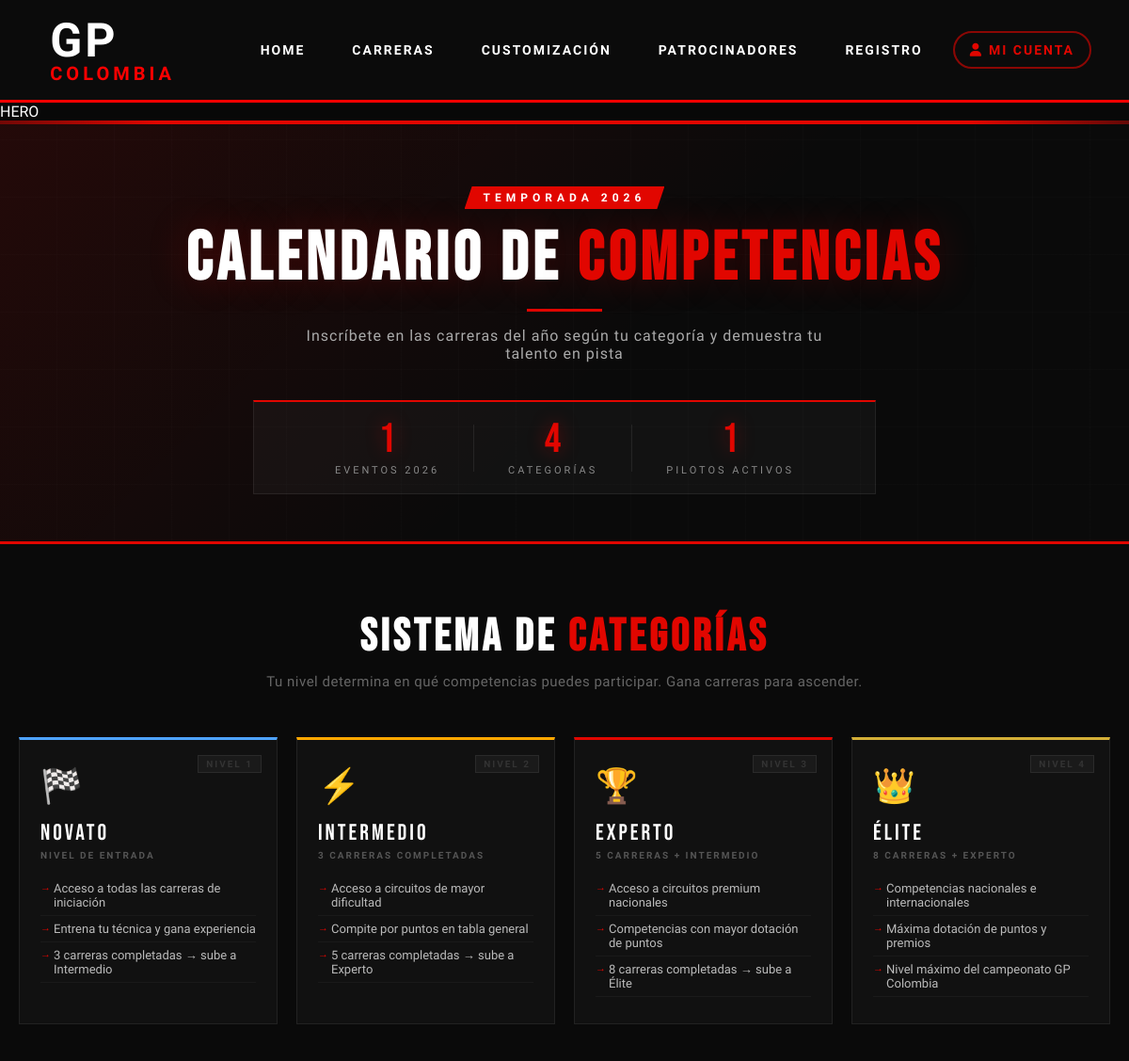
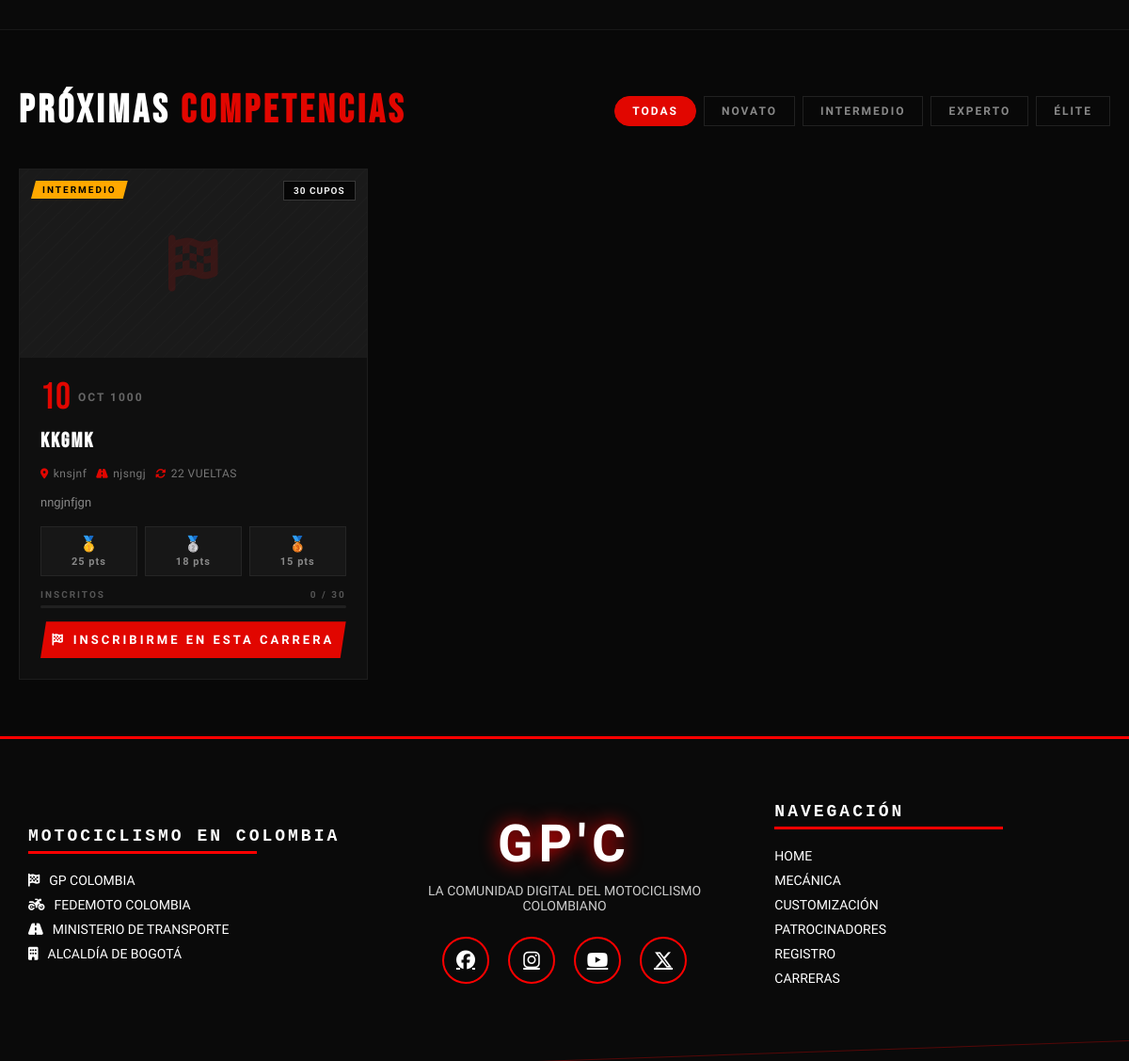
Page /carreras on the earlier database version (2 pictures, top to bottom).
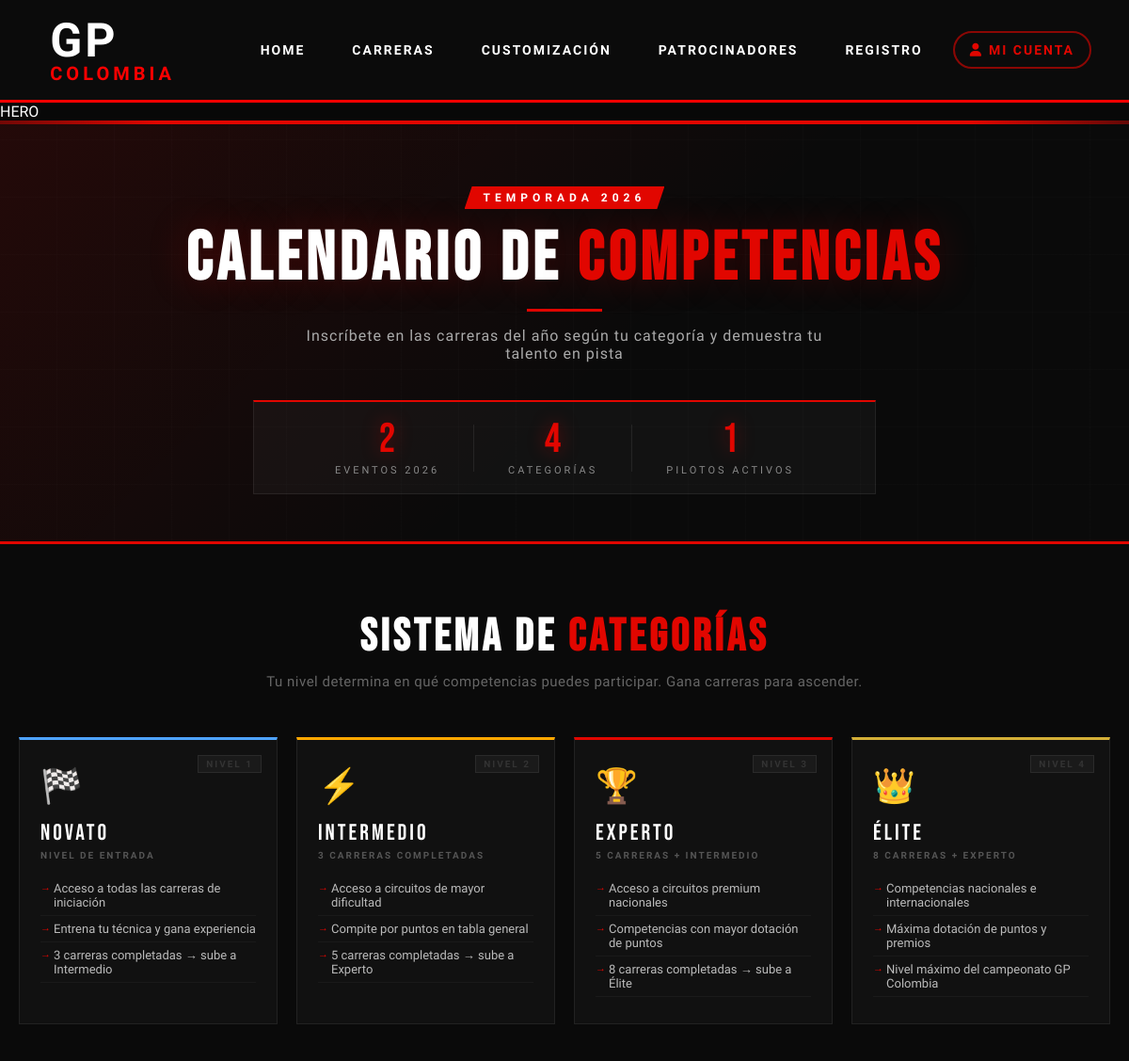
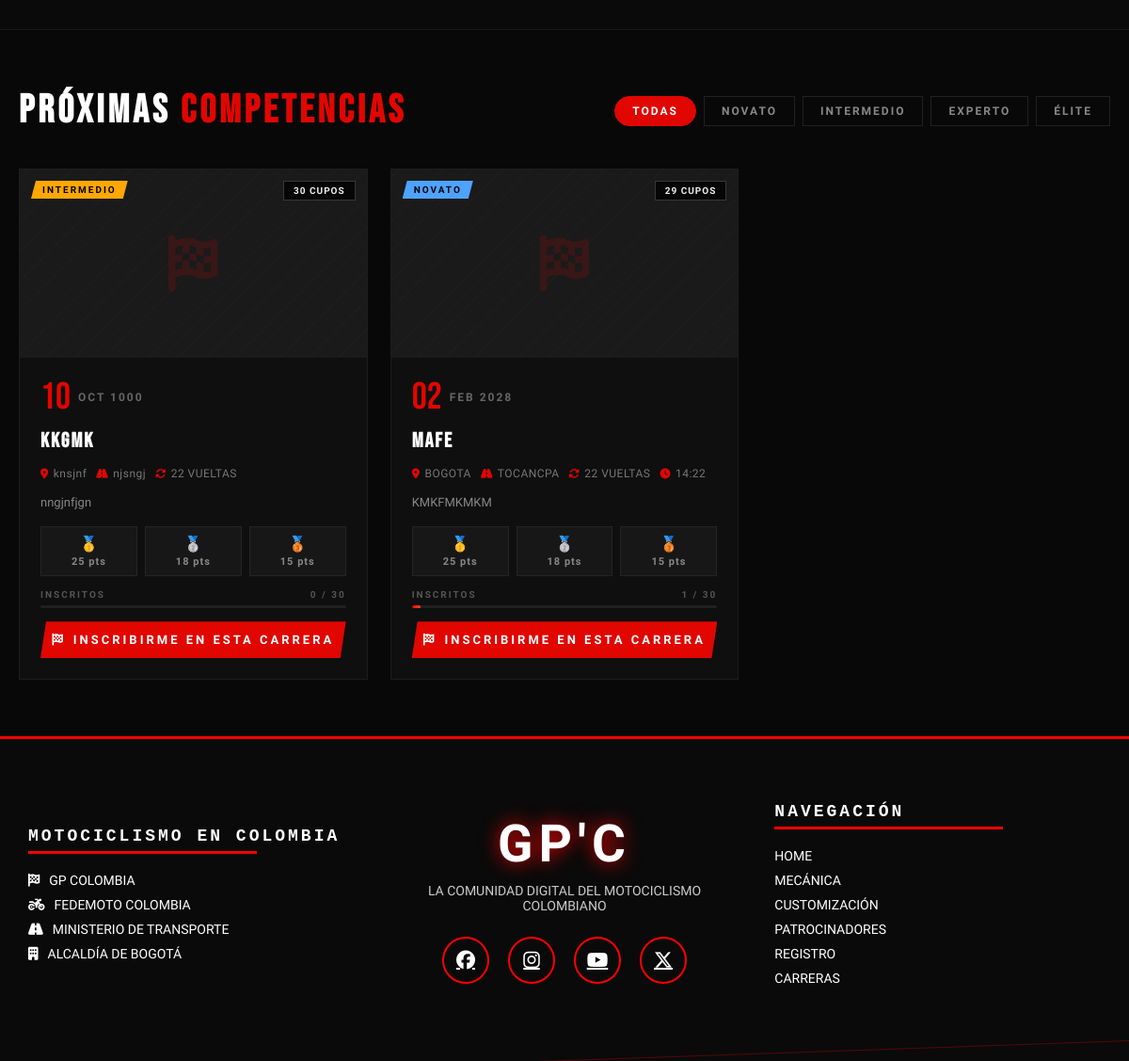
Same page on the later database version (2 pictures, top to bottom).
### models.py (models this page shows)
class Carrera(SQLModel, table=True):
    __tablename__ = "carreras"
    id: Optional[int] = Field(default=None, primary_key=True)
    nombre: str
    descripcion: str
    ubicacion: str
    fecha: date
    hora: Optional[str] = None                    # HH:MM en formato 24h
    categoria_minima: str = Field(default="novato")
    cupos_totales: int = Field(default=30)
    inscritos: int = Field(default=0)
    activa: bool = Field(default=True)
    imagen_url: Optional[str] = None
    circuito: Optional[str] = None
    longitud_pista_km: Optional[float] = None
    vueltas: Optional[int] = None
    puntos_primer_lugar: int = Field(default=25)
    puntos_segundo_lugar: int = Field(default=18)
    puntos_tercer_lugar: int = Field(default=15)
    creado_en: datetime = Field(default_factory=datetime.utcnow)

### main.py (the view)
@app.get("/carreras", response_class=HTMLResponse)
def show_carreras_publico(request: Request, session: Session = Depends(get_session)):
    try:
        carreras = session.exec(
            select(Carrera).where(Carrera.activa == True).order_by(Carrera.fecha.asc())
        ).all()
        total_inscritos = session.exec(select(Competidor)).all()
        access_token = request.cookies.get("access_token")
        usuario_autenticado = False
        if access_token:
            try:
                from auth import decode_token
                payload = decode_token(access_token)
                if payload.get("role") == "user":
                    usuario_autenticado = True
            except Exception as e:
                print("ERROR TOKEN:", e)
        return templates.TemplateResponse("carreras_publico.html", {
            "request": request,
            "carreras": carreras,
            "total_inscritos": len(total_inscritos),
            "usuario_autenticado": usuario_autenticado,
        })
    except Exception as e:
        print("ERROR GENERAL:", e)
        return templates.TemplateResponse("carreras_publico.html", {
            "request": request,
            "mensaje": str(e)
        })

### templates/carreras_publico.html (shortened to what this page needs)
<!DOCTYPE html>
<html lang="es">
<head>
    <link rel="stylesheet" href="https://cdnjs.cloudflare.com/ajax/libs/font-awesome/6.5.0/css/all.min.css">
    <link rel="stylesheet" href="/static/css/carreras_publico_styles.css">
</head>
{% include 'header.html' %}
<body>
         HERO
    <section class="hero-carreras-pub">
        <div class="hero-pub-content">
            <div class="hero-pub-badge">TEMPORADA 2026</div>
            <h1 class="hero-pub-titulo">
                CALENDARIO DE <span class="rojo">COMPETENCIAS</span>
            </h1>
            <div class="linea-hero-pub"></div>
            <p class="hero-pub-subtitulo">
                Inscríbete en las carreras del año según tu categoría y demuestra tu talento en pista
            </p>
        </div>
        <div class="hero-pub-stats">
            <div class="pub-stat">
                <span class="pub-stat-num">{{ carreras | length }}</span>
                <span class="pub-stat-lbl">EVENTOS 2026</span>
            </div>
            <div class="pub-stat">
                <span class="pub-stat-num">4</span>
                <span class="pub-stat-lbl">CATEGORÍAS</span>
            </div>
            <div class="pub-stat">
                <span class="pub-stat-num">{{ total_inscritos }}</span>
                <span class="pub-stat-lbl">PILOTOS ACTIVOS</span>
            </div>
        </div>
    </section>
    <section class="seccion-categorias">
        <div class="contenedor-categorias">
            <h2 class="titulo-seccion-cat">SISTEMA DE <span class="rojo">CATEGORÍAS</span></h2>
            <p class="subtitulo-cat">Tu nivel determina en qué competencias puedes participar. Gana carreras para ascender.</p>
            <div class="grid-categorias">
                <div class="card-categoria card-novato">
                    <div class="cat-icono">🏁</div>
                    <div class="cat-nombre">NOVATO</div>
                    <div class="cat-req">NIVEL DE ENTRADA</div>
                    <ul class="cat-lista">
                        <li>Acceso a todas las carreras de iniciación</li>
                        <li>Entrena tu técnica y gana experiencia</li>
                        <li>3 carreras completadas → sube a Intermedio</li>
                    </ul>
                    <div class="cat-badge-nivel">NIVEL 1</div>
                </div>
                <div class="card-categoria card-intermedio">
                    <div class="cat-icono">⚡</div>
                    <div class="cat-nombre">INTERMEDIO</div>
                    <div class="cat-req">3 CARRERAS COMPLETADAS</div>
                    <ul class="cat-lista">
                        <li>Acceso a circuitos de mayor dificultad</li>
                        <li>Compite por puntos en tabla general</li>
                        <li>5 carreras completadas → sube a Experto</li>
                    </ul>
                    <div class="cat-badge-nivel">NIVEL 2</div>
                </div>
                <div class="card-categoria card-experto">
                    <div class="cat-icono">🏆</div>
                    <div class="cat-nombre">EXPERTO</div>
                    <div class="cat-req">5 CARRERAS + INTERMEDIO</div>
                    <ul class="cat-lista">
                        <li>Acceso a circuitos premium nacionales</li>
                        <li>Competencias con mayor dotación de puntos</li>
                        <li>8 carreras completadas → sube a Élite</li>
                    </ul>
                    <div class="cat-badge-nivel">NIVEL 3</div>
                </div>
                <div class="card-categoria card-elite">
                    <div class="cat-icono">👑</div>
                    <div class="cat-nombre">ÉLITE</div>
                    <div class="cat-req">8 CARRERAS + EXPERTO</div>
                    <ul class="cat-lista">
                        <li>Competencias nacionales e internacionales</li>
                        <li>Máxima dotación de puntos y premios</li>
                        <li>Nivel máximo del campeonato GP Colombia</li>
                    </ul>
                    <div class="cat-badge-nivel">NIVEL 4</div>
                </div>
            </div>
        </div>
    </section>
    <section class="seccion-eventos">
        <div class="contenedor-eventos">
            <div class="barra-filtros-pub">
                <h2 class="titulo-eventos">PRÓXIMAS <span class="rojo">COMPETENCIAS</span></h2>
                <div class="filtros-pub-wrap">
                    <button class="btn-filtro-pub activo" onclick="filtrarEventos('todos', this)">TODAS</button>
                    <button class="btn-filtro-pub" onclick="filtrarEventos('novato', this)">NOVATO</button>
                    <button class="btn-filtro-pub" onclick="filtrarEventos('intermedio', this)">INTERMEDIO</button>
                    <button class="btn-filtro-pub" onclick="filtrarEventos('experto', this)">EXPERTO</button>
                    <button class="btn-filtro-pub" onclick="filtrarEventos('elite', this)">ÉLITE</button>
                </div>
            </div>
            {% if carreras %}
            <div class="grid-eventos" id="gridEventos">
                {% for c in carreras %}
                <article class="card-evento" data-categoria="{{ c.categoria_minima }}">
                    <div class="evento-banner">
                        {% if c.imagen_url %}
                        <img src="{{ c.imagen_url }}" alt="{{ c.nombre }}" class="evento-img">
                        {% else %}
                        <div class="evento-img-placeholder">
                            <i class="fa-solid fa-flag-checkered"></i>
                        </div>
                        {% endif %}
                        <span class="badge-cat-evento badge-cat-{{ c.categoria_minima }}">
                            {{ c.categoria_minima | upper }}
                        </span>
                        {% set cupos_libres = c.cupos_totales - c.inscritos %}
                        <span class="badge-cupos {% if cupos_libres == 0 %}badge-lleno{% elif cupos_libres <= 5 %}badge-pocos{% endif %}">
                            {% if cupos_libres == 0 %}
                                LLENO
                            {% elif cupos_libres <= 5 %}
                                ¡ÚLTIMOS {{ cupos_libres }} CUPOS!
                            {% else %}
                                {{ cupos_libres }} CUPOS
                            {% endif %}
                        </span>
                    </div>
                    <div class="evento-cuerpo">
                        <div class="evento-fecha-wrap">
                            <div class="evento-fecha-dia">{{ c.fecha.strftime('%d') }}</div>
                            <div class="evento-fecha-mes">{{ c.fecha.strftime('%b %Y') | upper }}</div>
                        </div>
                        <h3 class="evento-nombre">{{ c.nombre }}</h3>
                        <div class="evento-meta">
                            <span><i class="fa-solid fa-location-dot"></i> {{ c.ubicacion }}</span>
                            {% if c.circuito %}
                            <span><i class="fa-solid fa-road"></i> {{ c.circuito }}</span>
                            {% endif %}
                            {% if c.vueltas %}
                            <span><i class="fa-solid fa-rotate"></i> {{ c.vueltas }} VUELTAS</span>
                            {% endif %}
                            {% if c.hora %}
                            <span><i class="fa-solid fa-clock"></i> {{ c.hora }}</span>
                            {% endif %}
                        </div>
                        <p class="evento-descripcion">{{ c.descripcion }}</p>
                        <div class="evento-puntos">
                            <div class="punto-item punto-oro">
                                <span class="punto-pos">🥇</span>
                                <span class="punto-val">{{ c.puntos_primer_lugar }} pts</span>
                            </div>
                            <div class="punto-item punto-plata">
                                <span class="punto-pos">🥈</span>
                                <span class="punto-val">{{ c.puntos_segundo_lugar }} pts</span>
                            </div>
                            <div class="punto-item punto-bronce">
                                <span class="punto-pos">🥉</span>
                                <span class="punto-val">{{ c.puntos_tercer_lugar }} pts</span>
                            </div>
                        </div>
                        <div class="evento-ocupacion">
                            <div class="ocup-label">
                                <span>INSCRITOS</span>
                                <span>{{ c.inscritos }} / {{ c.cupos_totales }}</span>
                            </div>
                            <div class="ocup-barra">
                                <div class="ocup-fill" style="width: {{ ((c.inscritos / c.cupos_totales) * 100) | int }}%"></div>
                            </div>
                        </div>
                        {% if cupos_libres > 0 %}
                        <button
                            class="btn-inscribirse"
                            onclick="abrirModalInscripcion({{ c.id }}, '{{ c.nombre }}', '{{ c.categoria_minima }}')"
                        >
                            <i class="fa-solid fa-flag-checkered"></i> INSCRIBIRME EN ESTA CARRERA
                        </button>
                        {% else %}
                        <button class="btn-inscribirse btn-lleno" disabled>
                            <i class="fa-solid fa-ban"></i> CUPOS AGOTADOS
                        </button>
                        {% endif %}
                    </div>
                </article>
                {% endfor %}
            </div>
            {% endif %}
        </div>
    </section>
</body>
{% include 'footer.html' %}
</html>

### templates/header.html (shortened to what this page needs)
<head>
    <link rel="stylesheet" href="/static/css/header_styles.css">
</head>
<header class="encabezado-principal">
    <div class="contenedor-encabezado">
        <a href="/" style="text-decoration:none;">
            <div class="logo-proyecto">
                <span class="logo-principal">GP</span>
                <span class="logo-secundario">COLOMBIA</span>
            </div>
        </a>
        <nav class="menu-navegacion" id="menuPrincipal">
            <a href="/" class="enlace-menu">HOME</a>
            <a href="/carreras" class="enlace-menu">CARRERAS</a>
            <a href="/customizacion" class="enlace-menu">CUSTOMIZACIÓN</a>
            <a href="/patrocinadores" class="enlace-menu">PATROCINADORES</a>
            <a href="/registro" class="enlace-menu">REGISTRO</a>
            <a href="/login" class="enlace-menu enlace-login">
                <i class="fa-solid fa-user"></i> MI CUENTA
            </a>
        </nav>
    </div>
</header>

### templates/footer.html
<head>
    <link rel="stylesheet" href="/static/css/footer_styles.css">
    <link rel="stylesheet" href="https://cdnjs.cloudflare.com/ajax/libs/font-awesome/6.5.0/css/all.min.css">
</head>
<footer class="pie-pagina-racing">
    <div class="contenedor-footer">
        <div class="columna-footer">
            <h3 class="titulo-footer">MOTOCICLISMO EN COLOMBIA</h3>
            <ul class="lista-footer">
                <li>
                    <a href="#" class="enlace-footer">
                        <i class="fa-solid fa-flag-checkered"></i>
                        GP COLOMBIA
                    </a>
                </li>
                <li>
                    <a href="https://fedemoto.org/inicio/gp-colombia/" class="enlace-footer" target="_blank">
                        <i class="fa-solid fa-motorcycle"></i>
                        FEDEMOTO COLOMBIA
                    </a>
                </li>
                <li>
                    <a href="https://mintransporte.gov.co/" class="enlace-footer" target="_blank">
                        <i class="fa-solid fa-road"></i>
                        MINISTERIO DE TRANSPORTE
                    </a>
                </li>
                <li>
                    <a href="https://bogota.gov.co/" class="enlace-footer" target="_blank">
                        <i class="fa-solid fa-building"></i>
                        ALCALDÍA DE BOGOTÁ
                    </a>
                </li>
            </ul>
        </div>
        <div class="columna-footer centro-footer">
            <div class="logo-footer">GP'C</div>
            <p class="texto-footer">
                LA COMUNIDAD DIGITAL DEL MOTOCICLISMO COLOMBIANO
            </p>
            <div class="redes-sociales">
                <a href="https://www.facebook.com/gpcolombiaoficial" class="icono-red facebook" target="_blank">
                    <i class="fa-brands fa-facebook" style="color: rgb(255, 255, 255);"></i>
                </a>
                <a href="https://www.instagram.com/gpcolombiaoficial?igsh=bDY1anlxeWI3c3J3" class="icono-red instagram" target="_blank">
                    <i class="fa-brands fa-instagram" style="color: rgb(255, 255, 255);"></i>
                </a>
                <a href="https://www.youtube.com/@gpcolombiaoficial" class="icono-red youtube" target="_blank">
                    <i class="fa-brands fa-youtube fa-fade" style="color: rgb(255, 255, 255);"></i>
                </a>
                <a href="https://twitter.com/gpcolombiaoficial" class="icono-red twitter" target="_blank">
                    <i class="fa-brands fa-x-twitter" style="color: rgb(255, 255, 255);"></i>
                </a>
            </div>
        </div>
        <div class="columna-footer">
            <h3 class="titulo-footer">NAVEGACIÓN</h3>
            <ul class="lista-footer">
                <li><a href="/" class="enlace-footer">HOME</a></li>
                <li><a href="/mecanica" class="enlace-footer">MECÁNICA</a></li>
                <li><a href="/customizacion" class="enlace-footer">CUSTOMIZACIÓN</a></li>
                <li><a href="/patrocinadores" class="enlace-footer">PATROCINADORES</a></li>
                <li><a href="/registro" class="enlace-footer">REGISTRO</a></li>
                <li><a href="/carreras" class="enlace-footer">CARRERAS</a></li>
            </ul>
        </div>
    </div>
</footer>

Differences in the rows shown:
added Carrera: categoria_minima "NOVATO", cupos_libres "29", fecha "02", fecha "FEB 2028", nombre "MAFE", ubicacion "BOGOTA", circuito "TOCANCPA", vueltas "22", hora "14:22", descripcion "KMKFMKMKM", puntos_primer_lugar "25", puntos_segundo_lugar "18", puntos_tercer_lugar "15", inscritos "1", cupos_totales "30"
Other differences:
{{ carreras | length }}: "1" → "2"
